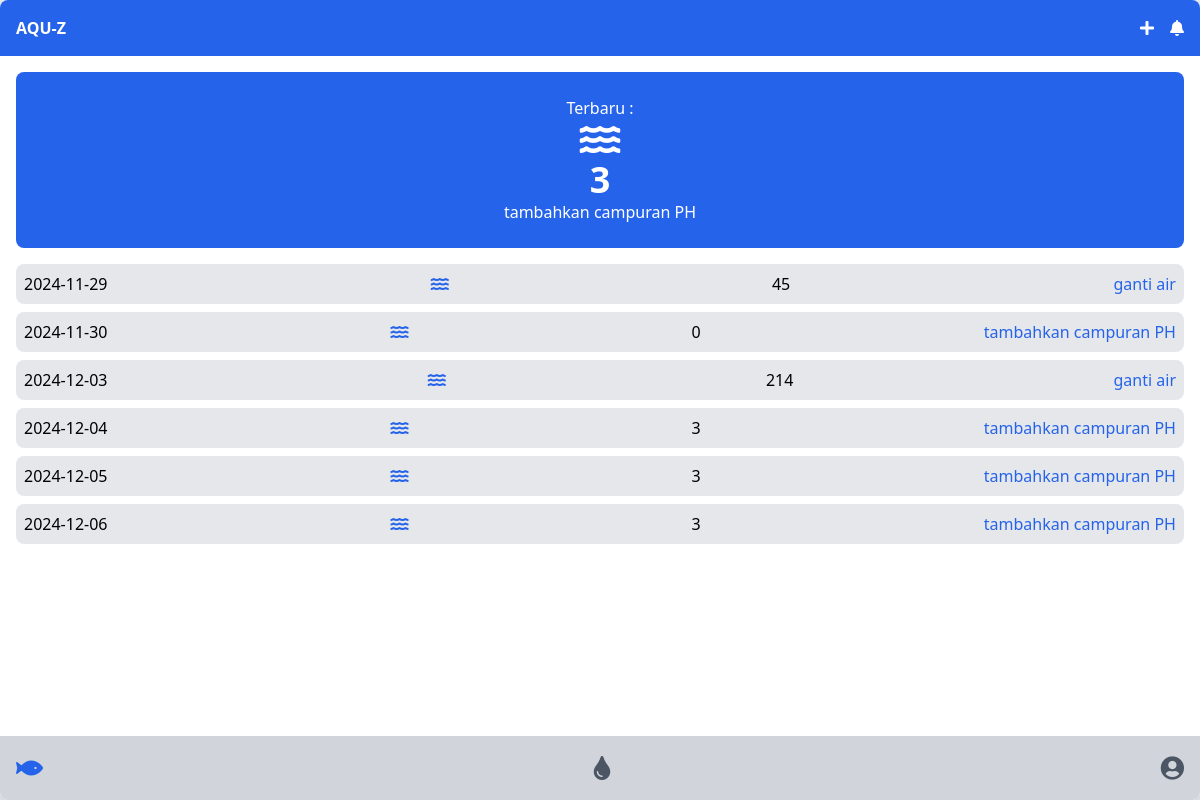
Page /detailKekeruhan.php (signed in) on the committed database.
### tables this page shows
CREATE TABLE `t_sensor` (
  `id_tSensor` int NOT NULL,
  `id_sensor` int NOT NULL,
  `id_user` int NOT NULL,
  `tgl` date NOT NULL,
  `value` float NOT NULL
);

### detailKekeruhan.php (the view, shortened to what this page needs)
<html>
    <head>
        <script src="https://cdn.tailwindcss.com"></script>
        <link rel="stylesheet" href="https://cdnjs.cloudflare.com/ajax/libs/font-awesome/5.15.3/css/all.min.css">
    </head>
    <body class="bg-gray-200 min-h-screen flex flex-col">
        <div class="w-full mx-auto bg-white shadow-lg rounded-lg overflow-hidden flex flex-col flex-grow">
            <div class="bg-blue-600 p-4 flex justify-between items-center">
                <span class="text-white font-bold">AQU-Z</span>
                <div class="flex space-x-4">
                    <i class="fas fa-plus text-white"></i>
                    <i class="fas fa-bell text-white"></i>
                </div>
            </div>
            <div class="p-4 space-y-4 flex-grow">
                <?php
                    include "koneksi.php";
                    $id_user = $_SESSION["id_user"];
                    $query1 = "SELECT * FROM t_sensor where id_user = '$id_user' and id_sensor = '3' ORDER BY `t_sensor`.`tgl` DESC limit 1";
                    $data1 = mysqli_query($conn, $query1);
                    foreach ($data1 as $row1) {
                        $value1 =  $row1['value'];
                        if ($value1 < 6){
                            $status1 = "tambahkan campuran PH";
                        }elseif($value1 <= 6){
                            $status1 = "baik";
                        }else{
                            $status1 = "ganti air";
                        }
                    }
                ?>
                <div class="bg-blue-600 text-white rounded-lg p-6 text-center mb-4">
                    <p>Terbaru :</p>
                    <i class="fas fa-water text-4xl"></i>
                    <p class="text-4xl font-bold"><?php echo $value1;?></p>
                    <p><?php echo "$status1";?></p>
                </div>
                <div class="space-y-2">
                <?php
                    $query = "SELECT * FROM t_sensor where id_user = '$id_user' and id_sensor = '3' ORDER BY `t_sensor`.`tgl` ASC  ";
                    $data = mysqli_query($conn, $query);
                    foreach ($data as $row) {
                        $tgl = $row['tgl'];
                        $value =  $row['value'];
                        if ($value < 6){
                            $status = "tambahkan campuran PH";
                        }elseif($value <= 6){
                            $status = "baik";
                        }else{
                            $status = "ganti air";
                        }
                        echo '<div class="bg-gray-200 rounded-lg p-2 flex justify-between items-center">';
                        echo '<span>'.$tgl.'</span>';
                        echo '<i class="fas fa-water text-blue-600"></i>';
                        echo '<span>'.$value.'</span>';
                        echo '<span class="text-blue-600">'.$status.'</span></div>';
                    }
                ?>
                </div>
            </div>
            <div class="bg-gray-300 p-4 flex justify-between items-center">
                <i class="fas fa-fish text-blue-600 text-2xl"></i>
                <i class="fas fa-tint text-gray-600 text-2xl"></i>
                <i class="fas fa-user-circle text-gray-600 text-2xl"></i>
            </div>
        </div>
    </body>
</html>

### rows in the picture
t_sensor: value "3", value "tambahkan campuran PH", tgl "2024-12-06"
t_sensor: tgl "2024-11-29", value "45", value "ganti air"
t_sensor: tgl "2024-11-30", value "0", value "tambahkan campuran PH"
t_sensor: tgl "2024-12-03", value "214", value "ganti air"
t_sensor: tgl "2024-12-04", value "3", value "tambahkan campuran PH"
t_sensor: tgl "2024-12-05", value "3", value "tambahkan campuran PH"
